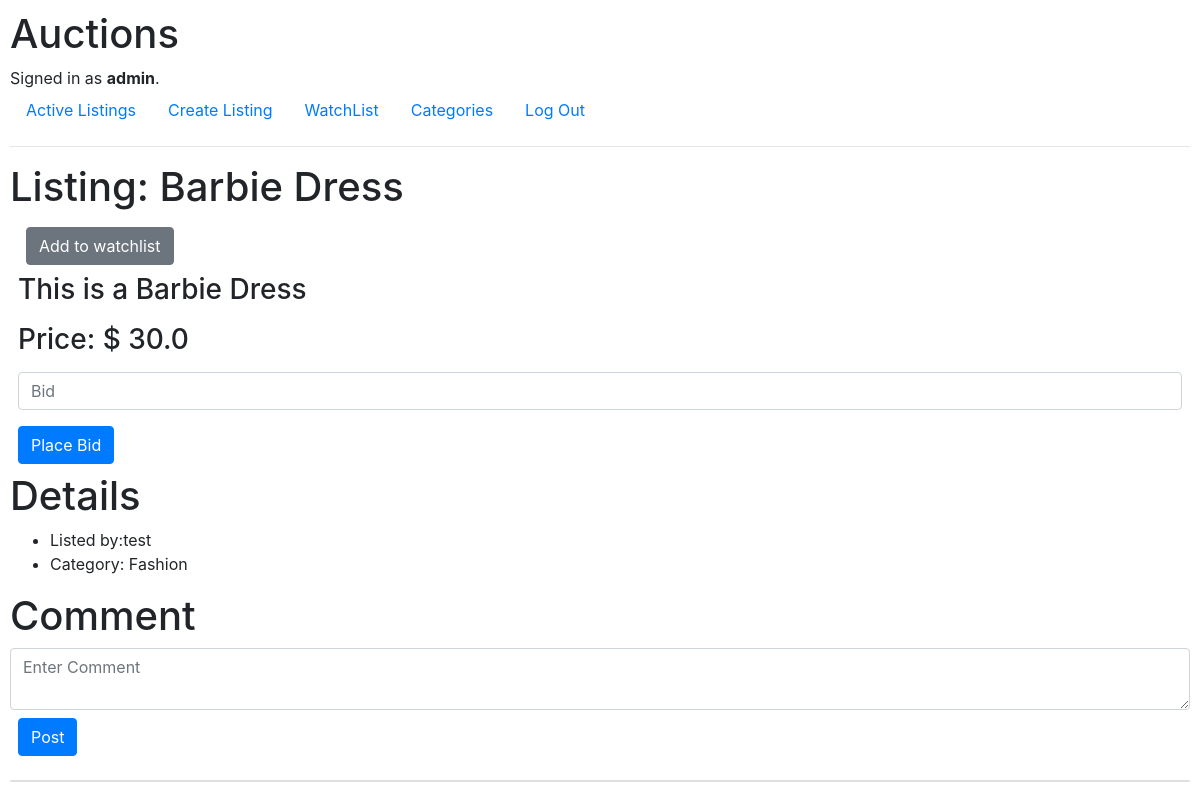
/listings/5 (signed in), run on the app's committed database.
### auctions/models.py (models this page shows, shortened)
class User(AbstractUser):
    pass

class AuctionListings(models.Model):
    title=models.CharField(max_length=50)
    desc=models.TextField()
    active=models.BooleanField(default=True)
    price=models.FloatField()
    date=models.DateTimeField(auto_now_add=True)
    upload=models.FileField(upload_to="images/",null=True,blank=True)
    category=models.ForeignKey(Category,blank=True,null=True,on_delete=models.CASCADE,related_name="auction_categories")
    createdby=models.ForeignKey(User,on_delete=models.CASCADE)

class Bid(models.Model):
    bid_item=models.ForeignKey(AuctionListings,on_delete=models.CASCADE,related_name="auction_bid")
    bidprice=models.FloatField()
    createdby=models.ForeignKey(User,on_delete=models.CASCADE)

class Category(models.Model):
    categoryvalue=models.CharField(max_length=20,blank=True)
    def __str__(self):
        return self.categoryvalue

### auctions/views.py (the view)
# urls.py: path("listings/<int:id>",views.listings,name="listings"),
@login_required(login_url='login')
def listings(request,id):
    data=AuctionListings.objects.get(id=id)
    comment=data.auctioncomments.order_by('-date')
    watchList=data.auctionwatchers.filter(createdby=request.user).first()
    message=None
    if request.method=="POST":
        bidprice=float(request.POST['bidprice'])
        message=bid(data,bidprice,request.user)
    return render(request,'auctions/listings.html',{
        'listing':data,
        'item':data.auction_bid.first(),
        'watchList':watchList,
        'comments':comment,
        'message':message
    })

### auctions/templates/auctions/listings.html (shortened to what this page needs)
{% extends 'auctions/layout.html' %}
{% block body%}
<h1>Listing: {{listing.title}}</h1>
<div class="m-2">
    <div class="btn-group btn-group-toggle" data-toggle="buttons">
<form action={% url 'watch' listing.id%} method="post">
{%if watchList%}
    <input type="hidden" name="add" value="{{watchList.id}}"/>
    <button type="submit" class="btn btn-danger m-2" name="watchlist">Remove from watchlist</button>
{%else%}
    <button type="submit" class="btn btn-secondary m-2" name="watchlist">Add to watchlist</button>
{%endif%}
</form>
</div>
      <div class="form-group">
        <h3>{{listing.desc}}</h3>
    </div>
    <div class="form-group">
        <h3>Price: $
        {% if item and item.bidprice > listing.price%}
            {{item.bidprice}}
        {%else%}
        {{listing.price}}
        {%endif%}
    </h3>
    </div>
    <form action={% url 'listings' listing.id %} method="post" >
    <div class="form-group">
        <input autofocus class="form-control" type="text" name="bidprice" placeholder="Bid">
    </div>
    <input class="btn btn-primary" type="submit" value="Place Bid">
    </form>
</div>
    <h1>Details</h1>
    <ul>
        <li>Listed by:{{listing.createdby}}</li>
        <li>Category:
            {%if listing.category%}
               {{listing.category}}
            {% else%}
            No Category Listed
            {% endif %}
        </li>
    </ul>
<div>
<h1>Comment</h1>
<form action={% url 'comment' listing.id%} method="post">
    <div class="form-group">
        <textarea class="form-control" type="text" name="comment" placeholder="Enter Comment" rows="2"></textarea>
        <input class="btn btn-primary m-2" type="submit" value="Post">
    </div>
</form>
<div class="card" >
  </div>
</div>
{% endblock %}

### auctions/templates/auctions/layout.html (shortened to what this page needs)
{% load static %}
<!DOCTYPE html>
<html lang="en">
    <head>
        <link rel="stylesheet" href="https://stackpath.bootstrapcdn.com/bootstrap/4.4.1/css/bootstrap.min.css">
        <link href="{% static 'auctions/styles.css' %}" rel="stylesheet">
    </head>
    <body>
        <h1>Auctions</h1>
        <div>
            {% if user.is_authenticated %}
                Signed in as <strong>{{ user.username }}</strong>.
            {% else %}
                Not signed in.
            {% endif %}
        </div>
        <ul class="nav">
            <li class="nav-item">
                <a class="nav-link" href="{% url 'index' %}">Active Listings</a>
            </li>
            {% if user.is_authenticated %}
            <li class="nav-item">
                <a class="nav-link" href="{% url 'create' %}">Create Listing</a>
            </li>
            <li class="nav-item">
                <a class="nav-link" href="{% url 'watchlist'%}">WatchList </a>
            </li>
            <li class="nav-item">
                <a class="nav-link" href="{% url 'categories' %}">Categories</a>
            </li>
             <li class="nav-item">
                <a class="nav-link" href="{% url 'logout' %}">Log Out</a>
            </li>
            {% endif %}
        </ul>
        <hr>
        {% block body %}
        {% endblock %}
    </body>
</html>

### auctions/static/auctions/styles.css (style rules this page uses)
body { padding: 10px; }

### data on the page
User: username "admin"
AuctionListings: title "Barbie Dress", desc "This is a Barbie Dress", createdby "test", category "Fashion"
Bid: bidprice "30.0"
